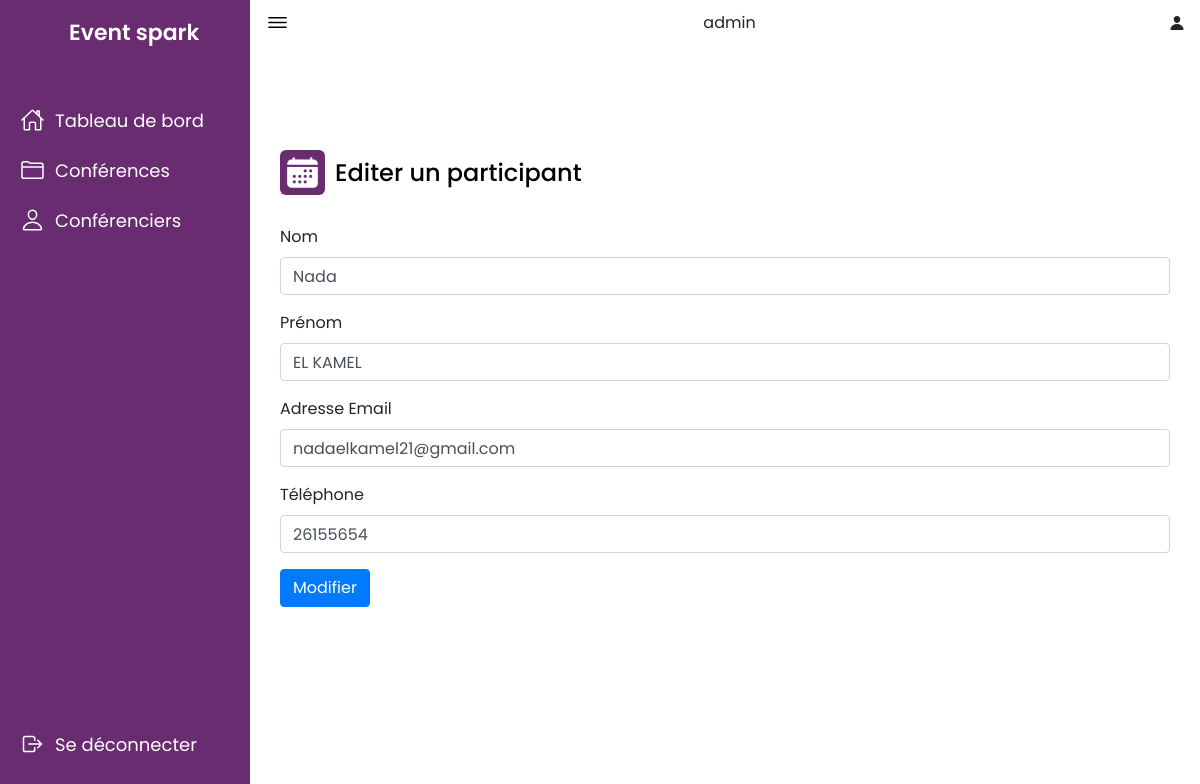
Page /conference/conference/3/participants/update_participant/9 (signed in) on the committed database.
### conference/models.py (models this page shows)
class Participant(models.Model):
    nom = models.CharField(max_length=200)
    prenom = models.CharField(max_length=200)
    email = models.CharField(max_length=50)
    telephone = models.CharField(max_length=8)
    conference = models.ForeignKey('Conférence', on_delete=models.CASCADE,)

### conference/views.py (the view)
# urls.py: path('conference/<int:pk>/participants/update_participant/<int:id>', views.update_participant, name='update_participant'),
@login_required(login_url='login')
def update_participant(request, pk, id):
    conference = Conférence.objects.get(pk=pk)
    participant = Participant.objects.filter(id=id).values().first()
    template = loader.get_template('updateParticipant.html')
    context = {
        'participant': participant,
        'conference': conference,
    }
    return HttpResponse(template.render(context, request))

### conference/templates/updateParticipant.html (shortened to what this page needs)
{% load static %}
<html>
<head>
    <link rel="stylesheet" href="{% static 'css/bootstrap.min.css' %}">
</head>
<body>
    {% include 'navBar.html' %}
    <section class="dashboard">
        <div class="top">
            <ion-icon class="navToggle" name="menu-outline"></ion-icon>
            {% if user.is_authenticated %}
                {{user.username}}
                {% endif %}
            <ion-icon name="person"></ion-icon>
        </div>
        <div class="container" style="position: relative; margin-top: 30px;">
            <div class="overview" style="display: flex; align-items: center; justify-content: space-between;">
                <div class="title" style="display: flex; align-items: center;">
                    <ion-icon name="calendar"></ion-icon>
                    <span class="text" style="margin-left: 10px;">Editer un participant</span>
                </div>
            </div>
            <form action="update_participant_action/{{ participant.id }}" method="POST" >
                <div class="form-group">
                    <label for="nom">Nom</label>
                    <input type="text" class="form-control" id="nom" name="nom" value="{{participant.nom}}">
                </div>
                <div class="form-group">
                    <label for="prenom">Prénom</label>
                    <input type="text" class="form-control" id="prenom" name="prenom" value="{{participant.prenom}}">
                </div>
                <div class="form-group">
                    <label for="email">Adresse Email</label>
                    <input type="email" class="form-control" id="email" name="email" value="{{participant.email}}">
                </div>
                <div class="form-group">
                    <label for="telephone">Téléphone</label>
                    <input type="text" class="form-control" id="telephone" name="telephone" value="{{participant.telephone}}">
                </div>
                <button type="submit" class="btn btn-primary">Modifier</button>
            </form>
        </div>
    </section>
</body>
</html>

### conference/static/css/style22.css (style rules this page uses)
* { margin: 0; padding: 0; box-sizing: border-box; }
:root { --primary-color: #6a2c70; --nav-color: #6a2c70; --dash-color: #fff; --logo-color: #fff; --text-color: #000; --text-color-light: #333; --white: #fff; --border-color: #ccc; --toggle-color: #fff; --box1-color: #6fedd6; --box2-color: #c1d5a4; --box3-color: #ffd39a; --title-icon-color: #fff; --time-03: all 0.3s linear; --time-02: all 0.2s linear; }
body { width: 100%; min-height: 100vh; background-color: var(--dash-color); font-family: 'Poppins', sans-serif; }
.dashboard { position: relative; left: 250px; width: calc(100% - 250px); min-height: 100vh; background-color: var(--dash-color); padding: 10px 15px; transition: var(--time-03); }
.dashboard .top { position: fixed; background-color: var(--dash-color); display: flex; justify-content: space-between; align-items: center; left: 250px; top: 0; padding: 10px 15px; width: calc(100% - 250px); transition: var(--time-03); z-index: 100; }
.dashboard .top .navToggle { font-size: 25px; color: var(--text-color); cursor: pointer; }
.container { padding-top: 50px; position: relative; }
.container .title { display: flex; align-items: center; margin: 60px 0 30px; }
.container .title ion-icon { width: 35px; height: 35px; padding: 5px; background-color: var(--primary-color); color: var(--title-icon-color); border-radius: 6px; }
.container .title .text { font-size: 24px; font-weight: 500; color: var(--text-color); margin-left: 10px; }

### rows in the picture
Participant: nom "Nada", prenom "EL KAMEL", email "nadaelkamel21@gmail.com", telephone "26155654"

### other values in the picture
{{ user.username }} "admin"
